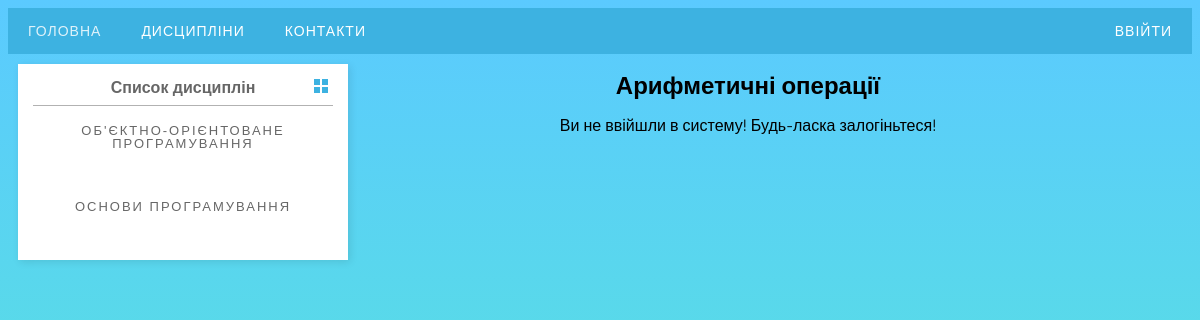
The page /test_case/1 on the database its author committed.
### enterprise/apps/articles/models.py (models this page shows, shortened)
class Subject(models.Model):
    subject_name = models.CharField(max_length=150, db_index=True, verbose_name='Назва предмету')
    subject_teacher = models.CharField('Викладач', max_length=100)
    class Meta:
        verbose_name = 'Предмет'
        verbose_name_plural = 'Предмети'

class Test_case(models.Model):
    subject = models.ForeignKey(Subject, on_delete=models.CASCADE)
    case_name = models.CharField(max_length=100, verbose_name='Назва роботи', null=True)
    case_duration = models.IntegerField(default=10)
    class Meta:
        verbose_name = 'Тестове завдання'
        verbose_name_plural = 'Тестові завдання'

### enterprise/apps/articles/views.py (the view)
# urls.py: path('test_case/<int:test_case_id>', views.test_case, name="test_case"),
def test_case(request, test_case_id):
    try:
        b = Test_case.objects.get(id=test_case_id)
    except:
        raise Http404("Тестова робота не знайдена")
    return render(request, 'test/test_detail.html', {'test_case': b, 'subjects_list': subjects_list})

### enterprise/Templates/Test/test_detail.html (shortened to what this page needs)
{% extends 'base.html' %}
{% block content %}
<h2>{{test_case.case_name}}</h2>
{% if user.is_anonymous %}
<p> Ви не ввійшли в систему! Будь-ласка залогіньтеся! </p>
{% else %}
<h3>Тривалість завдання: {{ test_case.case_duration }}  хвилин</h3>
<form action="{% url 'articles:testing' test_case.id %}">
<button>Почати завдання!</button>
</form>
{% endif %}
{% endblock %}

### enterprise/Templates/base.html (shortened to what this page needs)
<!DOCTYPE html>
{% load static %}
<html lang="en">
<head>
    <link rel="stylesheet" href="{% static "css/styles.css" %}" />
    <link rel="stylesheet" href="https://maxcdn.bootstrapcdn.com/font-awesome/4.5.0/css/font-awesome.min.css">
</head>
<body>
{% block header %}
<div id='cssmenu'>
<ul>
   <li class='active'><a href="{% url 'articles:index' %}">Головна</a></li>
   <li><a href="{% url 'articles:sub_list' %}">Дисципліни</a></li>
   <li><a href='{% url 'articles:contacts' %}'>Контакти</a></li>
   <li style="float: right">
       {% if user.is_authenticated %}
           <a href="{% url 'logout' %}">Вийти</a>
       {% else %}
           <a href="{% url 'login' %}">Ввійти</a>
       {% endif %}
   </li>
   <li style="float: right"><a href="{% url 'articles:personal_page' %}">
   </a></li>
</ul>
</div>
{%  endblock %}
<div class="page_content">
    <div class="category-wrap">
        <h3>Список дисциплін</h3>
        <ul>
        {% if subjects_list %}
        {% for b in subjects_list %}
            <li><a href ="{% url 'articles:sub_detail' b.id %}">{{b.subject_name}}</a></li>
            <br>
        {% endfor %}
        {% else %}
        Не знайдено
        {% endif %}
        </ul>
    </div>
    <div class="articles_list">
        {% block content %}{% endblock  %}
    </div>
</div>
</body>
</html>

### enterprise/apps/articles/static/css/styles.css (style rules this page uses)
#cssmenu, #cssmenu ul, #cssmenu ul li, #cssmenu ul li a, #cssmenu #menu-button { margin: 0; padding: 0; border: 0; list-style: none; line-height: 1; display: block; position: relative; -webkit-box-sizing: border-box; -moz-box-sizing: border-box; box-sizing: border-box; }
#cssmenu:after, #cssmenu > ul:after { content: "."; display: block; clear: both; visibility: hidden; line-height: 0; height: 0; }
#cssmenu { width: auto; font-family: Raleway, sans-serif; line-height: 1; }
#cssmenu > ul { background: #3db2e1; }
#cssmenu > ul > li { float: left; -webkit-perspective: 1000px; -moz-perspective: 1000px; perspective: 1000px; }
#cssmenu > ul > li > a { padding: 16px 20px; font-size: 14px; color: #ffffff; letter-spacing: 1px; text-transform: uppercase; text-decoration: none; background: #3db2e1; -webkit-transition: all .3s; -moz-transition: all .3s; -o-transition: all .3s; transition: all .3s; -webkit-transform-origin: 50% 0; -moz-transform-origin: 50% 0; transform-origin: 50% 0; -webkit-transform-style: preserve-3d; -moz-transform-style: preserve-3d; transform-style: preserve-3d; }
#cssmenu > ul > li.active > a { color: #dff2fa; }
#cssmenu > ul > li > a::before { position: absolute; top: 100%; left: 0; z-index: -1; -webkit-box-sizing: border-box; -moz-box-sizing: border-box; box-sizing: border-box; width: 100%; height: 100%; padding: 16px 20px; color: #dff2fa; background: #19799f; content: attr(data-title); -webkit-transition: background 0.3s; -moz-transition: background 0.3s; transition: background 0.3s; -webkit-transform: rotateX(-90deg); -moz-transform: rotateX(-90deg); transform: rotateX(-90deg); -webkit-transform-origin: 50% 0; -moz-transform-origin: 50% 0; transform-origin: 50% 0; -ms-transform: translateY(- -18px); }
.page_content { font-family: Raleway, sans-serif; line-height: 1; align-content: center; text-align: center; }
.articles_list { position: inherit; min-width: 75%; max-width: 85%; float: right; text-align: center; }
.category-wrap { position: absolute; max-width: 300px; margin: 10px; padding: 15px; background: white; min-width: 15%; box-shadow: 2px 2px 8px rgba(0,0,0,.1); font-family: "Helvetica Neue", Helvetica, Arial, sans-serif; }
.category-wrap h3 { font-size: 16px; color: rgba(0,0,0,.6); margin: 0 0 10px; padding: 0 5px; position: relative; }
.category-wrap h3:after { content: ""; width: 6px; height: 6px; background: #3db2e1; position: absolute; right: 5px; bottom: 2px; box-shadow: -8px -8px #3db2e1, 0 -8px #3db2e1, -8px 0 #3db2e1; }
.category-wrap ul { list-style: none; margin: 0; padding: 0; border-top: 1px solid rgba(0,0,0,.3); }
.category-wrap li { margin: 12px 0 0 0px; }
.category-wrap a { text-decoration: none; display: block; font-size: 13px; color: rgba(0,0,0,.6); padding: 5px; position: relative; transition: .3s linear; }
.category-wrap a:after { content:"\f18e"; font-family: Raleway, sans-serif; position: absolute; right: 5px; color: white; transition: .2s linear; }
html { height: 100% }
body { background: linear-gradient(to top, #55EFCB 0%, #5BCAFF 100%); height: 100%; }
a { text-decoration: none; outline: none; display: inline-block; padding: 20px 30px; margin: 10px 20px; position: relative; color: white; border: 1px solid rgba(255,255,255,.4); background: none; font-weight: 300; font-family: 'Montserrat', sans-serif; text-transform: uppercase; letter-spacing: 2px; }
a:before, a:after { content: ""; position: absolute; width: 0; height: 0; opacity: 0; box-sizing: border-box; }
a:before { bottom: 0; left: 0; border-left: 1px solid white; border-top: 1px solid white; transition: 0s ease opacity .8s, .2s ease width .4s, .2s ease height .6s; }
a:after { top: 0; right: 0; border-right: 1px solid white; border-bottom: 1px solid white; transition: 0s ease opacity .4s, .2s ease width , .2s ease height .2s; }

### rows shown on the page
Subject: subject_name "ОБ'ЄКТНО-ОРІЄНТОВАНЕ ПРОГРАМУВАННЯ"
Subject: subject_name "ОСНОВИ ПРОГРАМУВАННЯ"
Test_case: case_name "Арифметичні операції"
